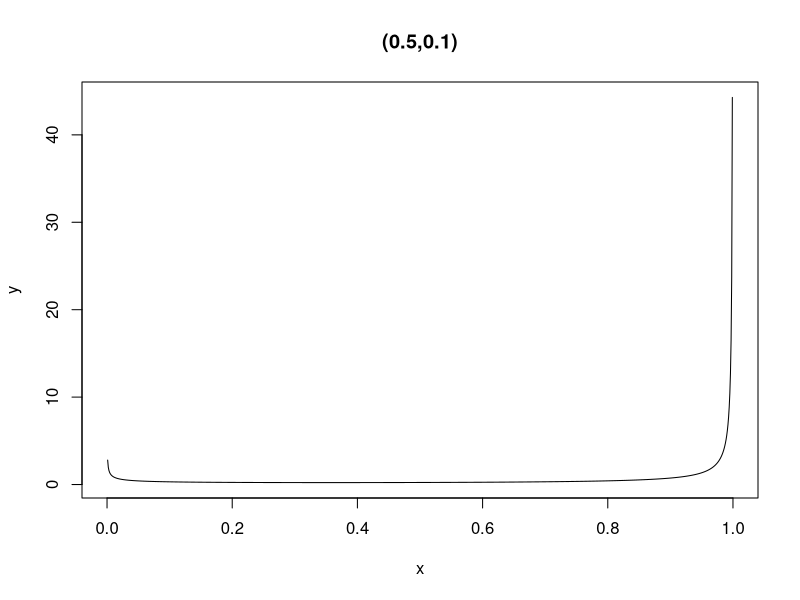
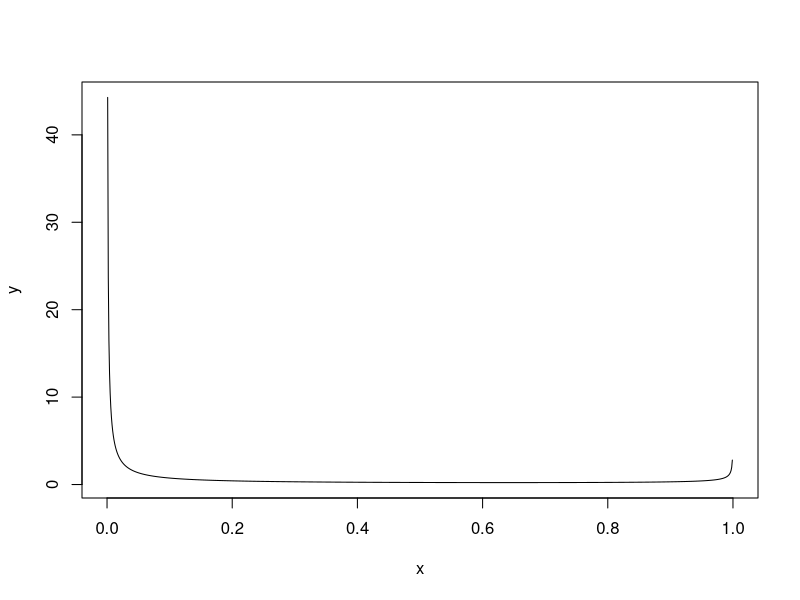
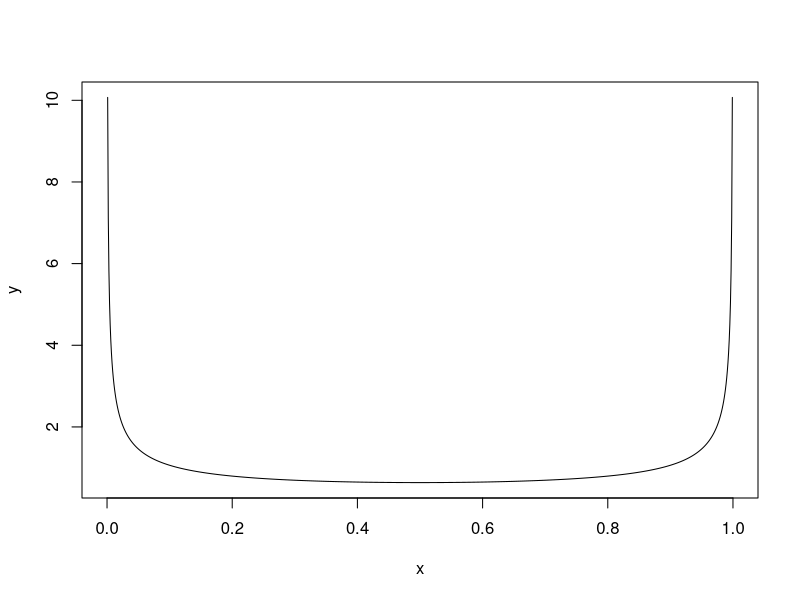
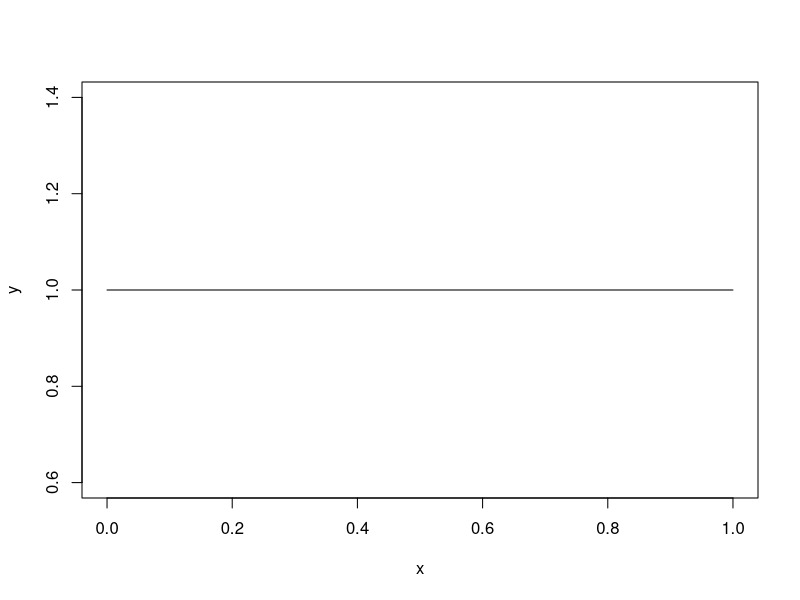
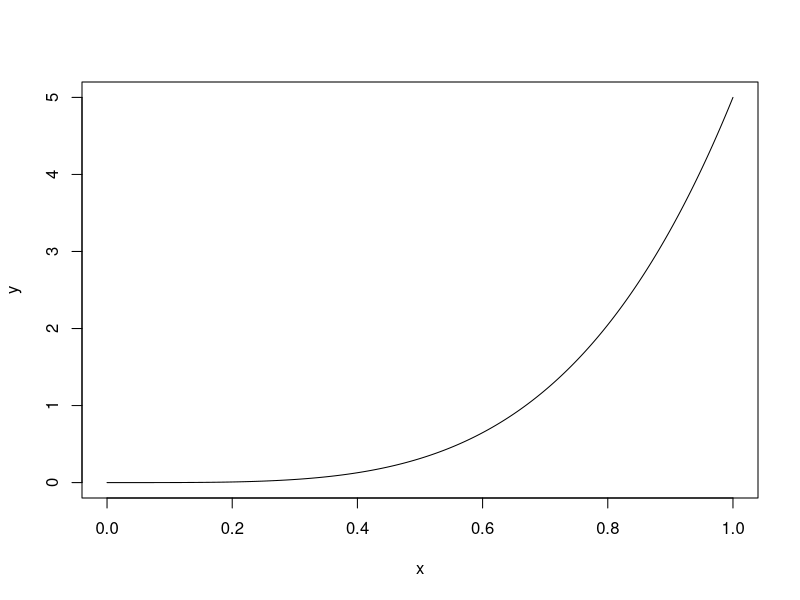
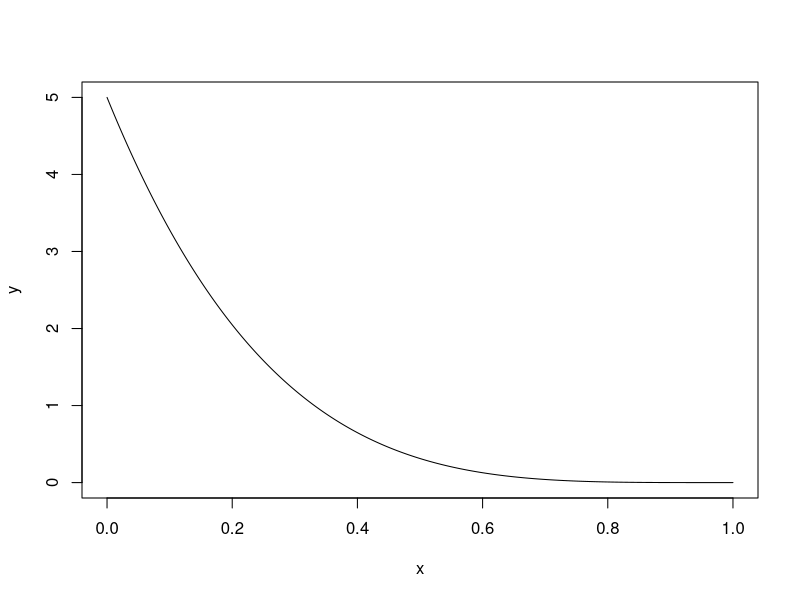
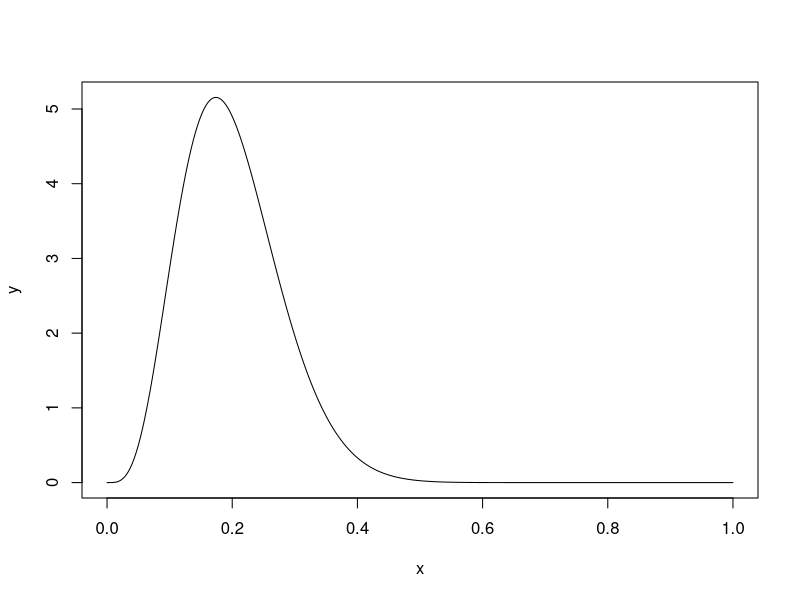
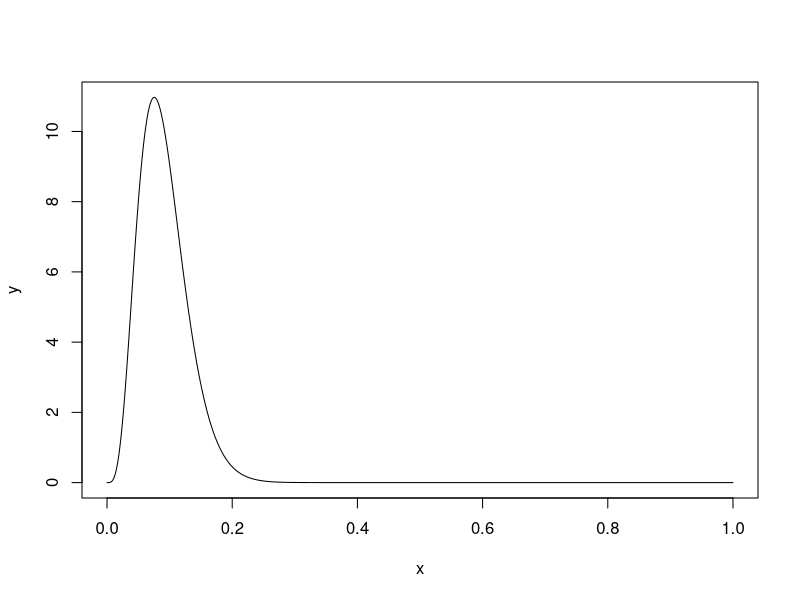

Generate these figures, in order, with R:
## ---- chunk 1
x<-seq(0,1,0.001)
y<-dbeta(x,0.5,0.1)
plot(x,y,type = "l",main = "(0.5,0.1)")
## ---- chunk 2

x<-seq(0,1,0.001)
y<-dbeta(x,0.1, 0.5) 
plot(x,y,type = "l")


## ---- chunk 3
x<-seq(0,1,0.001)
y<-dbeta(x,0.5, 0.5) 
plot(x,y,type = "l")


## ---- chunk 4
x<-seq(0,1,0.001)
y<-dbeta(x,1, 1) 
plot(x,y,type = "l")

x<-seq(0,1,0.001)
y<-dbeta(x,5, 1) 
plot(x,y,type = "l")

x<-seq(0,1,0.001)
y<-dbeta(x,1, 5) 
plot(x,y,type = "l")

x<-seq(0,1,0.001)
y<-dbeta(x,5, 20) 
plot(x,y,type = "l")

x<-seq(0,1,0.001)
y<-dbeta(x,5, 50)
plot(x,y,type = "l")

## ---- chunk 5
library(ggplot2)
library(reshape2)
## ---- chunk 6
x  <- seq(0, 1, 0.001)
y1 <- dbeta(x,7, 3)
y2 <- dbeta(x,8, 2)
df <- data.frame(x, y1, y2)
df2 <- melt(data = df, id.vars = "x")
ggplot(data = df2, aes(x = x, y = value, colour = variable)) + geom_line()
## ---- chunk 7
a=5
b=50
x  <- seq(0, 1, 0.001)
y1 <- dbeta(x,a,b)
y2 <- dbeta(x,b,a)
df <- data.frame(x, y1, y2)
df2 <- melt(data = df, id.vars = "x")
ggplot(data = df2, aes(x = x, y = value, colour = variable)) + geom_line()
## ---- chunk 8
n<-20
df<-30
x<-c(1.1777518, -0.5867896,  0.2283789, -0.1735369, -0.2328192,
     1.0955114,  1.2053680, -0.7216797, -0.3387580,   0.1620835,
     1.4173256, 0.0240219, -0.6647623,  0.6214567,   0.7466441,
     1.9525066, -1.2017093,  1.9736293,  -0.1168171,  0.4511754)
a_square<-(2-(sum(x))^2/(n+1)+sum(x^2))/((n+1)*df)
b<-sum(x)/(n+1)

a<-sqrt(a_square)


qnst <- function(p,mu,sigma,nu) return(mu + sigma*qt(p,df=nu))

qnst(0.75,b,a,df)
## ---- chunk 9
var_mu<-a_square*df/(df-2)

b^2+var_mu
## ---- chunk 10
mu_0<-seq(-2,2,0.01)
t<-(sum(x)+mu_0)/(n+1)
plot(mu_0,t)
## ---- chunk 11
d_0<-seq(0.5, 10,0.01)
post_mean<-(sum((x-mean(x))^2)-(n*(mean(x))^2/(n+1))+2)/(n+2*d_0-2)
plot(d_0,post_mean)
